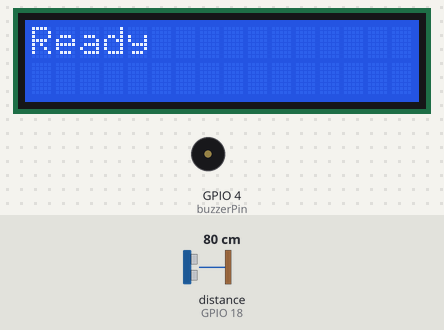
Recording of a sketch running on a simulated ESP32. Parts: 16×2 character LCD, buzzer (waves = sounding, pin HIGH). Wiring (inferred from the names in the program): ultrasonic range finder: trigger GPIO 5; echo GPIO 18. The test bench sets the inputs (shaded band); at power-on: distance to the obstacle (sensor on GPIO 18) 80 cm. The echo pulse lasts 58.3 µs per cm; WiFi joins after 1.5 s; servers stay silent unless stated; uploads are accepted with an empty reply; pins used as bus, display or sensor lines are not drawn; what the sketch prints to the serial monitor is not drawn.

Above: at 3.2 s.
3.3 s: distance to the obstacle (sensor on GPIO 18) set to 17 cm
4.8 s: distance to the obstacle (sensor on GPIO 18) set to 14 cm
At 5.4 s:
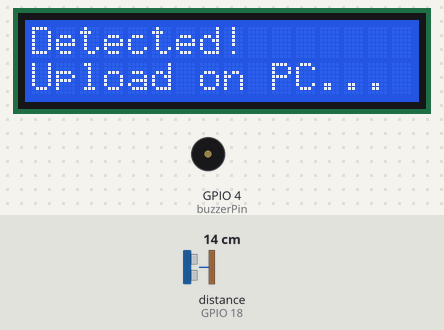
At 36.1 s:
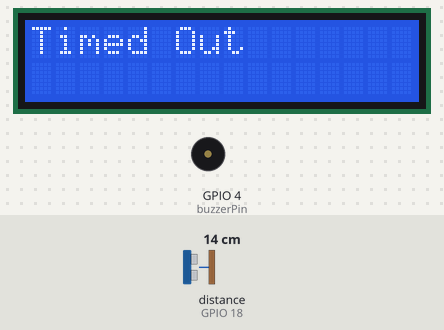
Timing chart, 0 to 36.5 s (numbered marks = the images above; inputs shaded):
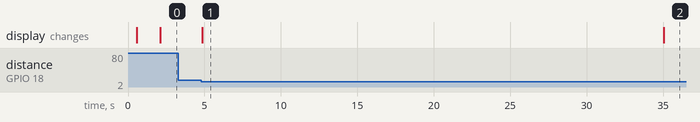

The sketch:

code.ino
```cpp
#include <WiFi.h>
#include <HTTPClient.h>
#include <ArduinoJson.h>
#include <Wire.h>
#include <LiquidCrystal_I2C.h>

const char* ssid = "SweetSpot";
const char* password = "127.0.0.1";
const char* baseUrl = "http://192.168.31.190:8000";

LiquidCrystal_I2C lcd(0x27, 16, 2);

const int trigPin = 5;
const int echoPin = 18;
const int buzzerPin = 4;

const int DETECT_THRESHOLD_CM = 15;
const unsigned long POLL_INTERVAL_MS = 1000;
const unsigned long POLL_TIMEOUT_MS = 30000;

void setup() {
  Serial.begin(115200);
  pinMode(trigPin, OUTPUT);
  pinMode(echoPin, INPUT);
  pinMode(buzzerPin, OUTPUT);

  Wire.begin(21, 22);
  Wire.setClock(100000);
  delay(500);
  lcd.init();
  lcd.backlight();
  lcd.clear();
  lcd.print("Connecting WiFi");

  WiFi.begin(ssid, password);
  while (WiFi.status() != WL_CONNECTED) {
    delay(500);
    Serial.print(".");
  }

  Serial.println();
  Serial.print("Connected! IP: ");
  Serial.println(WiFi.localIP());

  lcd.clear();
  lcd.print("Ready");
}

long getDistanceCM() {
  digitalWrite(trigPin, LOW);
  delayMicroseconds(2);
  digitalWrite(trigPin, HIGH);
  delayMicroseconds(10);
  digitalWrite(trigPin, LOW);
  long duration = pulseIn(echoPin, HIGH, 30000);
  if (duration == 0) return -1;
  return duration * 0.034 / 2;
}

bool sendTrigger() {
  HTTPClient http;
  http.begin(String(baseUrl) + "/trigger");
  http.setTimeout(5000);
  int code = http.POST("");
  http.end();
  return code == 200;
}

bool pollLatestResult(JsonDocument& doc) {
  HTTPClient http;
  http.begin(String(baseUrl) + "/latest-result");
  http.setTimeout(5000);
  int code = http.GET();

  if (code == 200) {
    String response = http.getString();
    http.end();
    DeserializationError err = deserializeJson(doc, response);
    if (!err) {
      return doc["available"].as<bool>();
    }
  }
  http.end();
  return false;
}

void showResultOnLCD(JsonDocument& doc) {
  bool marked = doc["marked"].as<bool>();
  lcd.clear();

  if (marked) {
    String name = doc["name"].as<String>();
    lcd.setCursor(0, 0);
    lcd.print(name);
    lcd.setCursor(0, 1);
    lcd.print("Present");
    digitalWrite(buzzerPin, HIGH);
    delay(200);
    digitalWrite(buzzerPin, LOW);
  } else {
    lcd.setCursor(0, 0);
    lcd.print("No Student");
    lcd.setCursor(0, 1);
    lcd.print("Found");
    digitalWrite(buzzerPin, HIGH);
    delay(100);
    digitalWrite(buzzerPin, LOW);
    delay(100);
    digitalWrite(buzzerPin, HIGH);
    delay(100);
    digitalWrite(buzzerPin, LOW);
  }

  delay(4000);
  lcd.clear();
  lcd.print("Ready");
}

void runAttendanceCycle() {
  lcd.clear();
  lcd.print("Detected!");
  lcd.setCursor(0, 1);
  lcd.print("Upload on PC...");

  if (!sendTrigger()) {
    lcd.clear();
    lcd.print("Trigger Failed");
    delay(3000);
    lcd.clear();
    lcd.print("Ready");
    return;
  }

  unsigned long start = millis();
  StaticJsonDocument<512> doc;
  bool gotResult = false;

  while (millis() - start < POLL_TIMEOUT_MS) {
    delay(POLL_INTERVAL_MS);
    if (pollLatestResult(doc)) {
      gotResult = true;
      break;
    }
  }

  if (gotResult) {
    showResultOnLCD(doc);
  } else {
    lcd.clear();
    lcd.print("Timed Out");
    delay(3000);
    lcd.clear();
    lcd.print("Ready");
  }
}

void loop() {
  long distance = getDistanceCM();

  if (distance > 0 && distance < DETECT_THRESHOLD_CM) {
    runAttendanceCycle();
    delay(2000);
  }

  delay(300);
}
```

code_v2.ino
```cpp

```

Measured:
- the behaviour switches between 16 and 15 cm on distance to the obstacle (sensor on GPIO 18) (found by bisection; images 0 and 1)
- after the input at 3.3 s, every drawn part: stays the same
- after the input at 4.8 s, the display: changes after 0.05 s (image 1)
- what the display in image 1 shows lasts 30.3 s, from 4.8 s to 35.1 s
